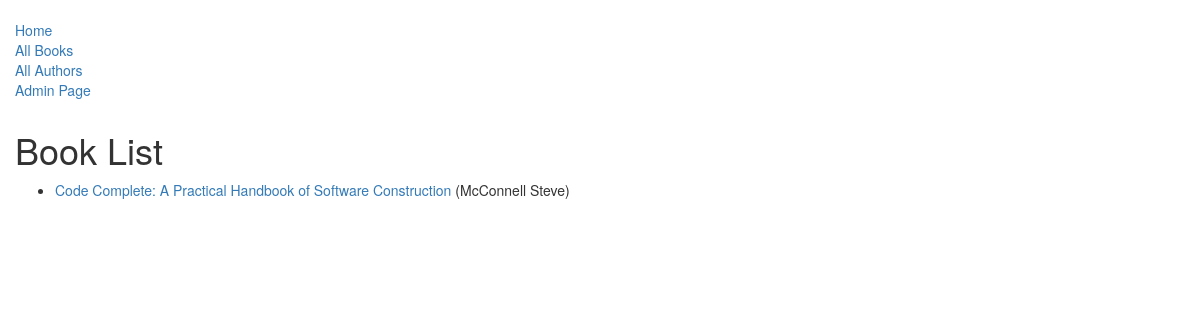
Page /lib/books on the earlier database version.
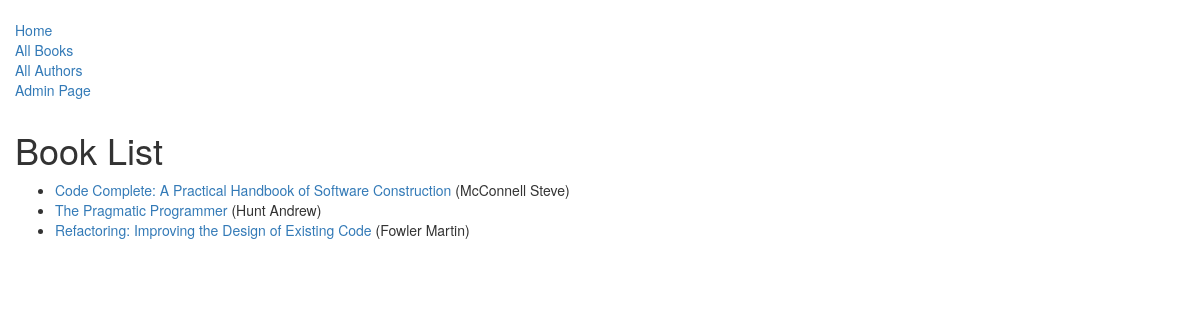
Same page on the later database version.
### lib/models.py (models this page shows, shortened)
class Book(models.Model):
    title =   models.CharField(max_length=200)
    author =  models.ForeignKey(Author , on_delete=models.SET_NULL , null=True)
    summary = models.TextField(max_length=1000)
    isbn =    models.CharField('ISBN' , max_length=13 , help_text='13 character <a href="https://isbnsearch.org/">ISBN Number</a>')
    genre =   models.ManyToManyField('Genre' , help_text="Select a genre for this book")
    def get_absolute_url(self):
        return reverse('lib:book_detail', args=[str(self.id)])
    def display_genre(self):
        return ', '.join([genre.name for genre in self.genre.all()[:3]])
    display_genre.short_description = 'Genre'

class Author(models.Model):
    first_name    = models.CharField(max_length=100)
    last_name     = models.CharField(max_length=100)
    date_of_birth = models.DateField(null=True , blank=True)
    date_of_death = models.DateField('Died', null=True , blank=True)
    def __str__(self):
        return f"{self.last_name} {self.first_name}"

### lib/views.py (the view)
# urls.py: path('books', views.BookListView.as_view(), name='books'),
class BookListView(generic.ListView):
    model = models.Book
    template_name = 'lib/book_list.html'

### lib/templates/lib/book_list.html
{% extends 'lib/base_generic.html' %}
{% block content %}
<h1>Book List</h1>
{% if book_list %}
<ul>
    {% for book in book_list %}
    <li>
        <a href="{{ book.get_absolute_url }}">{{book.title}}</a>
        ({{book.author}})
    </li>
    {% endfor %}
</ul>
{% else %}
<p>There are no books in the library.</p>
{% endif %}
{% endblock %}

Differences in the rows shown:
added Book: title "The Pragmatic Programmer", author "Hunt Andrew"
added Book: title "Refactoring: Improving the Design of Existing Code", author "Fowler Martin"
